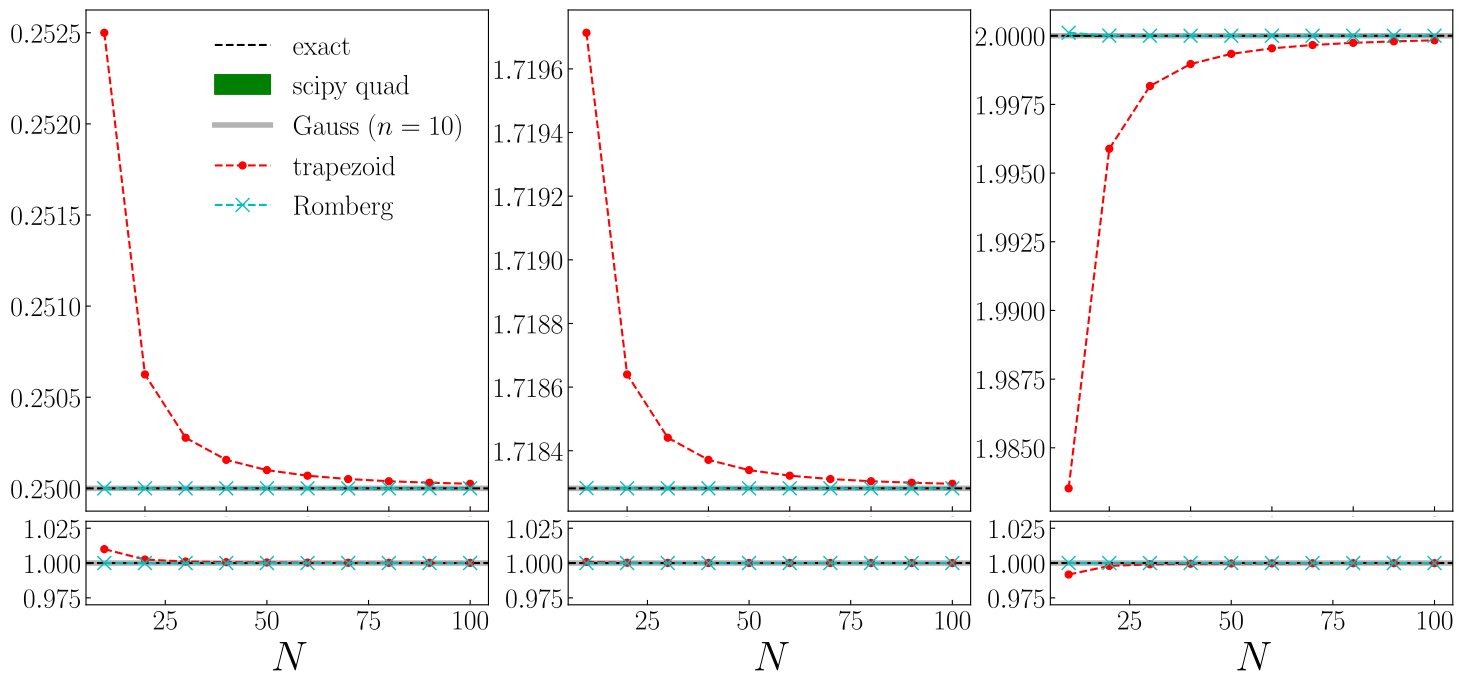

This figure's Python source:
import numpy as np
from scipy.integrate import quad
from main import *

import matplotlib.pyplot as plt
plt.rcParams.update({
    'text.latex.preamble': r'\usepackage{amsmath}',
    'text.usetex': True,
    'font.family': 'sans-serif',
    'font.sans-serif': ['Helvetica']
})

if __name__ == '__main__':
    
    sets = {
        1: [lambda t: t**3,[0,1],0.25],
        2: [lambda t: np.exp(t),[0,1],np.e-1],
        3: [lambda t: np.sin(t),[0,np.pi],2]
    }
    
    N = 10*np.arange(1,11)
    results = {1:{},2:{},3:{}}
    for i in sets:
        f,ab,exact = sets[i]
        results[i]['trap']    = np.array([trap_quad(f,*ab,_) for _ in N])
        results[i]['rom']     = np.array([rom_quad(f,*ab,int(_/2),2) for _ in N])
        results[i]['gauss']   = gauss_quad(f,*ab)
        results[i]['scipy_v'] = quad(f,*ab)[0]
        results[i]['scipy_e'] = quad(f,*ab)[1]
        results[i]['exact']   = exact
    
    nrows,ncols = 2,3
    fig,ax = plt.subplots(nrows=nrows,ncols=ncols,figsize=(7*ncols,7),gridspec_kw={'height_ratios': [6,1]})

    for i in results:
        ax[0][i-1].axhline(y=results[i]['exact'],color='k',ls='--',label=r'$\rm exact$')
        ax[0][i-1].fill_between(N,results[i]['scipy_v']+results[i]['scipy_e'],results[i]['scipy_v']-results[i]['scipy_e'],color='g',label=r'$\rm scipy~quad$')
        ax[0][i-1].axhline(y=results[i]['gauss'],color='k',alpha=0.3,lw=4,label=r'${\rm Gauss}~(n=10)$')
        ax[0][i-1].plot(N,results[i]['trap'],color='r',ls='--',marker='.',markersize=10,label=r'$\rm trapezoid$')
        ax[0][i-1].plot(N,results[i]['rom'],color='c',ls='--',marker='x',markersize=10,label=r'$\rm Romberg$')

        ax[1][i-1].axhline(y=1,color='k',ls='--',label=r'$\rm exact$')
        ax[1][i-1].fill_between(N,(results[i]['scipy_v']+results[i]['scipy_e'])/results[i]['exact'],(results[i]['scipy_v']-results[i]['scipy_e'])/results[i]['exact'],color='g')
        ax[1][i-1].axhline(y=results[i]['gauss']/results[i]['exact'],color='k',alpha=0.3,lw=4)
        ax[1][i-1].plot(N,results[i]['trap']/results[i]['exact'],color='r',ls='--',marker='.',markersize=10)
        ax[1][i-1].plot(N,results[i]['rom']/results[i]['exact'],color='c',ls='--',marker='x',markersize=10)

        ax[1][i-1].set_xlabel(r'$N$',size=30)
        ax[1][i-1].set_ylim(0.97,1.03)
        for j in range(2):
            ax[j][i-1].tick_params(axis='both',which='major',direction='in',labelsize=20)
        ax[0][i-1].tick_params(axis='x',which='major',direction='in',labelsize=0)

    ax[0][0].legend(fontsize=20,loc='upper right',frameon=False)    

    fig.tight_layout(h_pad=0,w_pad=2)
    plt.show()
    fig.savefig(r'prob1.pdf',bbox_inches='tight')
    
